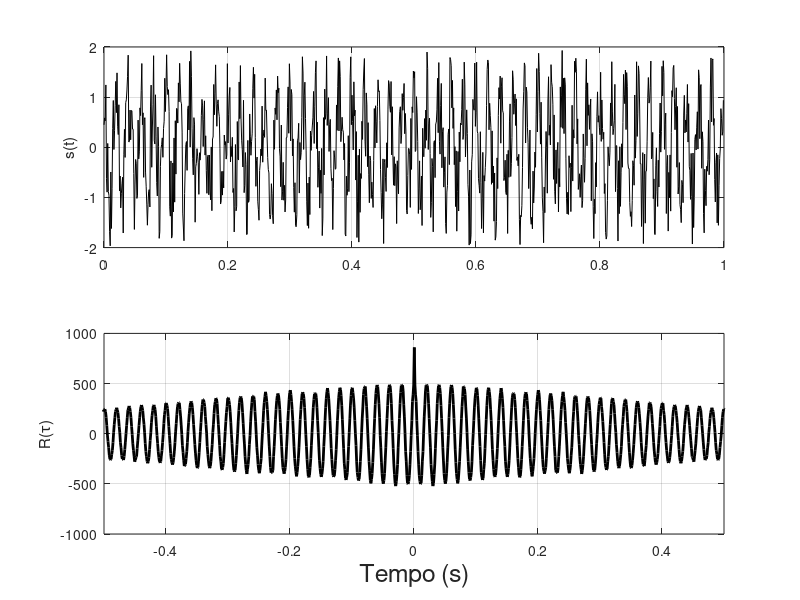

MATLAB code to generate this figure:
% Fundamentos de Acústics Submarina

clear all, close all 

pkg load signal

a = -1.0;
b =  1.0;
amostragem = 1000; 
n = (b-a)*rand(1,amostragem) - b; % Ruído uniforme entre a e b
dt = 1.0/amostragem;
t = [0:dt:1-dt];
freq = 50;
w = 2*pi*freq;
s = cos( w*t ) + n; % Ruído no sinal
nfft = 2^nextpow2(2*amostragem-1);
% Autocorrelação:
R = xcorr( s, s );
L = length(R);
tR = dt*( [1:L] - L/2 );
figure(1)
subplot(211),plot(t,s,'k')
ylabel('s(t)')
grid on, box on
subplot(212),plot(tR,R,'k','LineWidth',2)
ylabel('R(\tau)')
xlabel('Tempo (s)','FontSize',18)
xlim([-0.5,0.5])
grid on, box on
